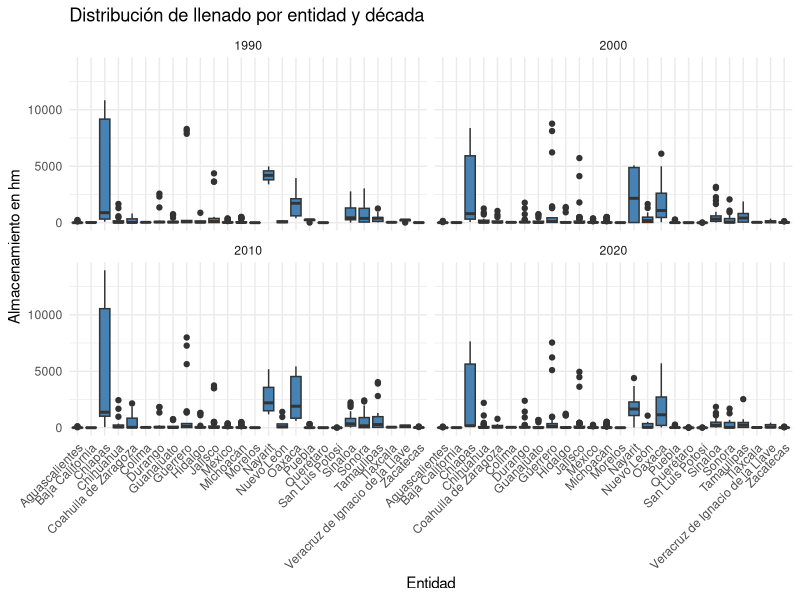
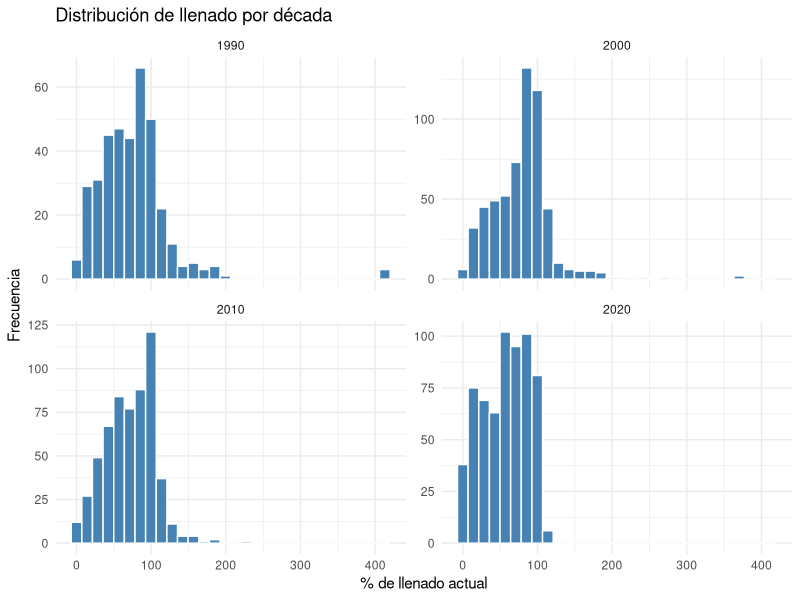

Write R code to recreate these figures, in order.
#librerias
library(dplyr)
library(tidyr)
library(readr)
library(ggplot2)

#1 Verificar si los datos se pueden leer
# Leer un archivo CSV y guardarlo como un data frame
marzo_25 <- read.csv("Reporte_Presas_2025-03-01.csv")
marzo_24 <- read.csv("Reporte_Presas_2024-03-01.csv")
marzo_23 <- read.csv("Reporte_Presas_2023-03-01.csv")
marzo_15 <- read.csv("Reporte_Presas_2015-03-01.csv")
marzo_14 <- read.csv("Reporte_Presas_2014-03-01.csv")
marzo_13 <- read.csv("Reporte_Presas_2013-03-01.csv")
marzo_05 <- read.csv("Reporte_Presas_2005-03-01.csv")
marzo_04 <- read.csv("Reporte_Presas_2004-03-01.csv")
marzo_03 <- read.csv("Reporte_Presas_2003-03-01.csv")
marzo_95 <- read.csv("Reporte_Presas_1995-03-01.csv")
marzo_94 <- read.csv("Reporte_Presas_1994-03-01.csv")
marzo_93 <- read.csv("Reporte_Presas_1993-03-01.csv")

# 2. Mostrar las primeras filas del data frame
head(marzo_25)

# 3. tipos de variables presentes
str(marzo_25)


#4. tiene datos nulos(NA)
any(is.na(marzo_25))
any(is.na(marzo_24))
any(is.na(marzo_23))
any(is.na(marzo_15))
any(is.na(marzo_14))
any(is.na(marzo_13))
any(is.na(marzo_05))
any(is.na(marzo_04))
any(is.na(marzo_03))
any(is.na(marzo_95))
any(is.na(marzo_94))
any(is.na(marzo_93))


#5. Agrupa los datos por decadas
# 5.1 Agrega una columna a cada dataframe con la fecha en que se obtienen 
# los datos, es parte del nombre de archivo 
marzo_25 <- marzo_25 %>% mutate(año = 2025, decada = 2020)
marzo_24 <- marzo_24 %>% mutate(año = 2024, decada = 2020)
marzo_23 <- marzo_23 %>% mutate(año = 2023, decada = 2020) 
marzo_15 <- marzo_15 %>% mutate(año = 2015, decada = 2010)
marzo_14 <- marzo_14 %>% mutate(año = 2014, decada = 2010)
marzo_13 <- marzo_13 %>% mutate(año = 2013, decada = 2010)
marzo_05 <- marzo_05 %>% mutate(año = 2005, decada = 2000)
marzo_04 <- marzo_04 %>% mutate(año = 2004, decada = 2000)
marzo_03 <- marzo_03 %>% mutate(año = 2003, decada = 2000)
marzo_95 <- marzo_95 %>% mutate(año = 1995, decada = 1990)
marzo_94 <- marzo_94 %>% mutate(año = 1994, decada = 1990)
marzo_93 <- marzo_93 %>% mutate(año = 1993, decada = 1990)


# 5.2. Unir por decadas
decada_2020 <- bind_rows(marzo_25, marzo_24, marzo_23)
decada_2010 <- bind_rows(marzo_15, marzo_14, marzo_13)
decada_2000 <- bind_rows(marzo_05, marzo_04, marzo_03)
decada_1990 <- bind_rows(marzo_95, marzo_94, marzo_93)

# 6. Selecciona solo las columnas de interes: nombre comun, entidad, 
# almacenaje actual, % de llenado, año y decada. 
decada_2020 <- decada_2020 %>% select(Nombre.común, Entidad.federativa, 
                                      Almacenamiento.Actual..hm.., 
                                      X..de.llenado.actual, decada, año)
decada_2010 <- decada_2010 %>% select(Nombre.común, Entidad.federativa, 
                                      Almacenamiento.Actual..hm.., 
                                      X..de.llenado.actual,decada, año)
decada_2000 <- decada_2000 %>% select(Nombre.común, Entidad.federativa, 
                                      Almacenamiento.Actual..hm.., 
                                      X..de.llenado.actual, decada, año)
decada_1990 <- decada_1990 %>% select(Nombre.común, Entidad.federativa, 
                                      Almacenamiento.Actual..hm.., 
                                      X..de.llenado.actual, decada, año)

#7. conoce la estructura general de los dato con summary
summary(decada_2020)
summary(decada_2010)
summary(decada_2000)
summary(decada_1990)



# 8. buscar existencia de NA 
any(is.na(decada_2020))
any(is.na(decada_2000$X..de.llenado.actual)) 
any(is.na(decada_2010))
any(is.na(decada_2000))
any(is.na(decada_1990))


# 8.1 Remover filas con valores NA
decada_2020_sin_na <- decada_2020 %>% drop_na()
decada_2010_sin_na <- decada_2010 %>% drop_na()
decada_2000_sin_na <- decada_2000 %>% drop_na()
decada_1990_sin_na <- decada_1990 %>% drop_na()

# 9. convetir a nuemerico la columna % de llenado actual y la de almacenamiento
decada_2020_sin_na <- decada_2020_sin_na %>%
  mutate(X..de.llenado.actual = as.numeric(X..de.llenado.actual))
decada_2010_sin_na <- decada_2010_sin_na %>% 
  mutate(X..de.llenado.actual = as.numeric(X..de.llenado.actual))
decada_2000_sin_na <- decada_2000_sin_na %>% 
  mutate(X..de.llenado.actual = as.numeric(X..de.llenado.actual))
decada_1990_sin_na <- decada_1990_sin_na %>% 
  mutate(X..de.llenado.actual = as.numeric(X..de.llenado.actual))

#9.1 confirmar tipo de variable
str(decada_2020_sin_na$X..de.llenado.actual)
str(decada_2020_sin_na$Almacenamiento.Actual..hm..)

# 9.2 Conoce la esctuctura general de los datos con summary
summary(decada_2020_sin_na)

#10. Calcular medidas de tendencia central para el almacenamiento actual
#10.1 Promedio
print ("Promedio almacenamiento el 1 de marzo de la decada 2020") 
mean(decada_2020_sin_na$Almacenamiento.Actual..hm..)
print ("Promedio almacenamiento el 1 de marzo de la decada 2010") 
mean(decada_2010$Almacenamiento.Actual..hm..)
print ("Promedio almacenamiento el 1 de marzo de la decada 2000") 
mean(decada_2000$Almacenamiento.Actual..hm..)
print ("Promedio almacenamiento el 1 de marzo de la decada 1990") 
mean(decada_1990$Almacenamiento.Actual..hm..)

#10.2 Mediana
print ("Mediana de almacenamiento el 1 de marzo de la decada 2020") 
median(decada_2020_sin_na$Almacenamiento.Actual..hm..)
print ("mediana de almacenamiento el 1 de marzo de la decada 2010") 
median(decada_2010$Almacenamiento.Actual..hm..)
print ("mediana de almacenamiento el 1 de marzo de la decada 2000") 
median(decada_2000$Almacenamiento.Actual..hm..)
print ("Mediana de almacenamiento el 1 de marzo de la decada 1990") 
median(decada_1990$Almacenamiento.Actual..hm..)

#11 Unir todos los datos en un dataframe
df_presas_total <- bind_rows(decada_2020_sin_na, decada_2010_sin_na, decada_2000_sin_na, decada_1990_sin_na)

#12. Realizar un grafico facetado por decada de las variables almacenamiento y %
#12.1 Almacenamiento actual
ggplot(df_presas_total, aes(x = Entidad.federativa, y= Almacenamiento.Actual..hm..)) +
  geom_boxplot(fill = "steelblue") +
  facet_wrap(~ decada) +
  theme_minimal() +
  theme(axis.text.x = element_text(angle = 45, hjust = 1)) +
  labs(title = "Distribución de llenado por entidad y década",
       x = "Entidad",
       y = "Almacenamiento en hm")


#12.2 % de llenado actual
ggplot(df_presas_total, aes(x = X..de.llenado.actual)) +
  geom_histogram(bins = 30, fill = "steelblue", color = "white") +
  facet_wrap(~ decada, scales = "free_y") +
  theme_minimal() +
  labs(title = "Distribución de llenado por década",
       x = "% de llenado actual",
       y = "Frecuencia")
